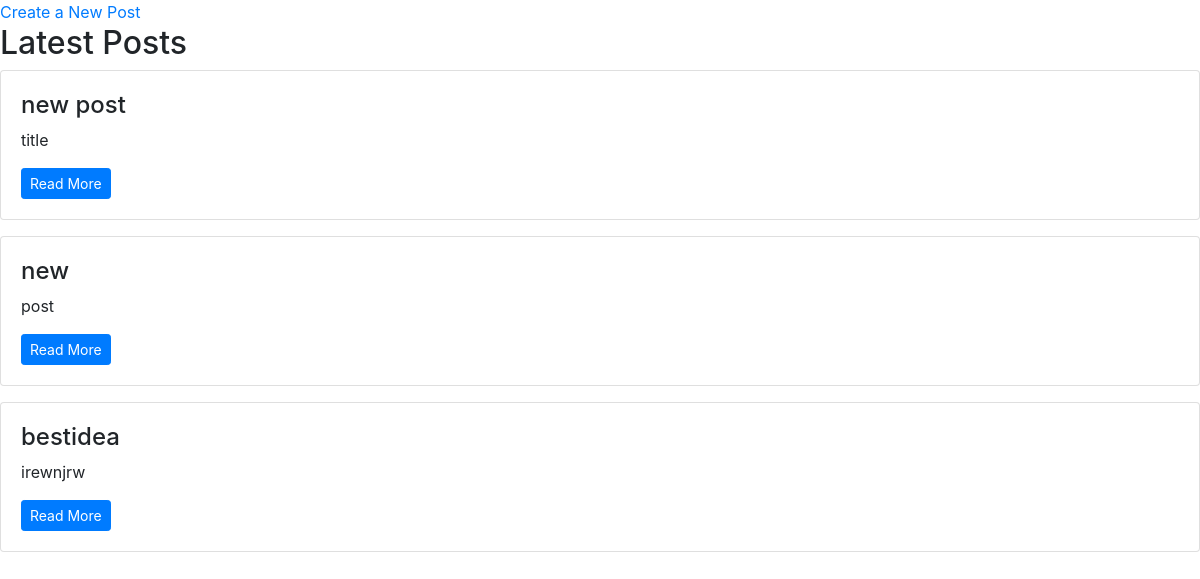
The app's page /posts/, older data.
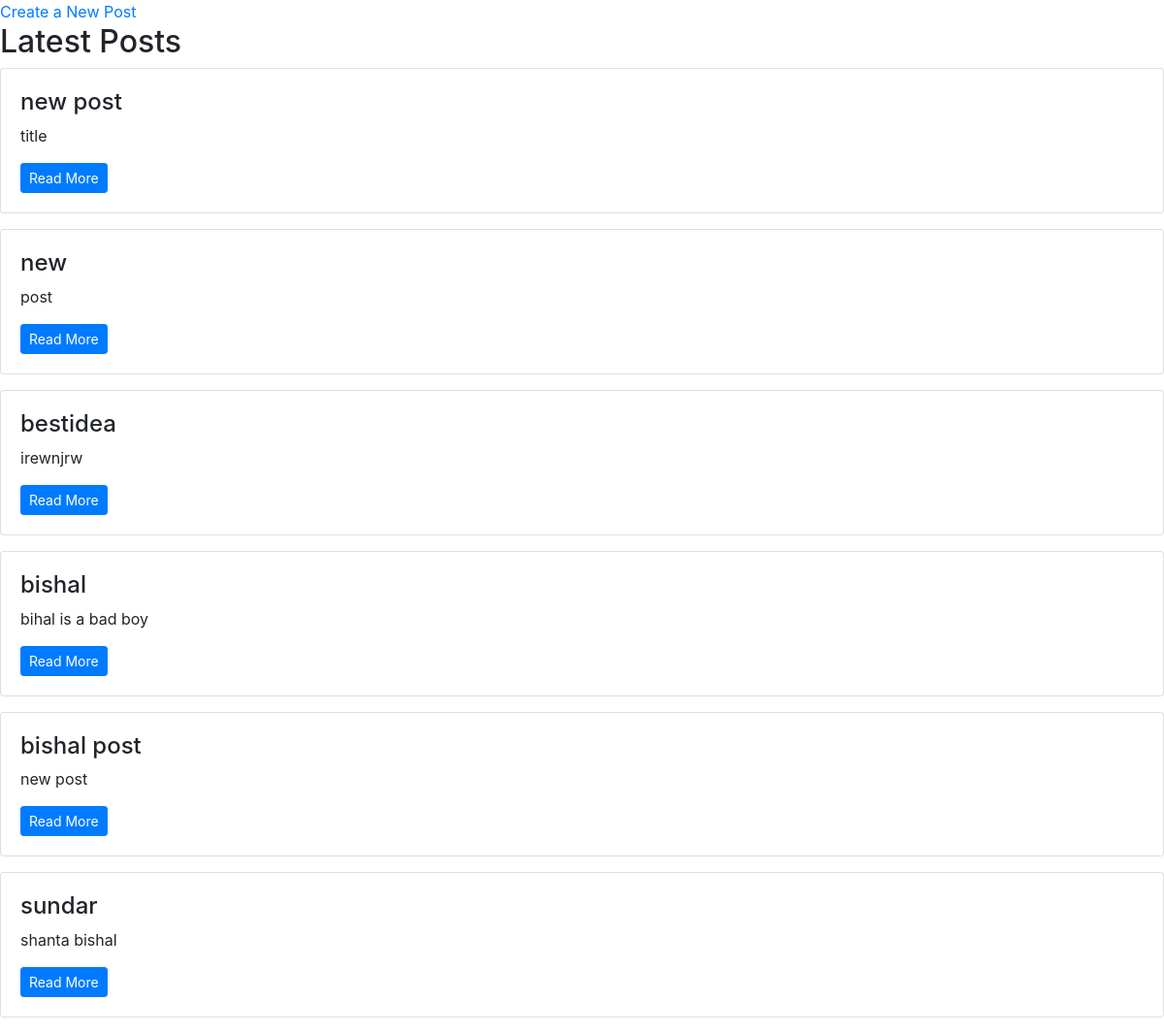
The same page, newer data.
### blog/models.py (models this page shows, shortened)
class Post(models.Model):
    title = models.CharField(max_length=250)
    content = models.TextField()
    created_at = models.DateTimeField(auto_now_add=True)

### blog/views.py (the view)
# urls.py: path('posts/', views.post_list, name="post_list" ),
def post_list(request):
    posts = Post.objects.all()
    return render(request, 'blog/post_list.html', {'posts':posts})

### blog/templates/blog/post_list.html (shortened to what this page needs)
{% extends 'layout.html' %}
{% block content %}
<a href="{% url 'post_create' %}">Create a New Post</a>
  <h2>Latest Posts</h2>
  {% for post in posts %}
    <div class="card mb-3">
      <div class="card-body">
        <h4>{{ post.title }}</h4>
        <p>{{ post.content|truncatewords:20 }}</p>
        <a href="{% url 'post_detail' post.id %}" class="btn btn-primary btn-sm">Read More</a>
      </div>
    </div>
  {% empty %}
    <p>No posts yet.</p>
  {% endfor %}
{% endblock %}

### templates/layout.html (shortened to what this page needs)
{% load static %}
<html>
  <head>
    <link rel="stylesheet" href="{% static 'css/bootstrap.min.css' %}">
  </head>
  <body>
      {% block content %}{% endblock %}
  </body>
</html>

Row changes from the older to the newer data that the page shows:
added Post: title "bishal", content "bihal is a bad boy"
added Post: title "bishal post", content "new post"
added Post: title "sundar", content "shanta bishal"
